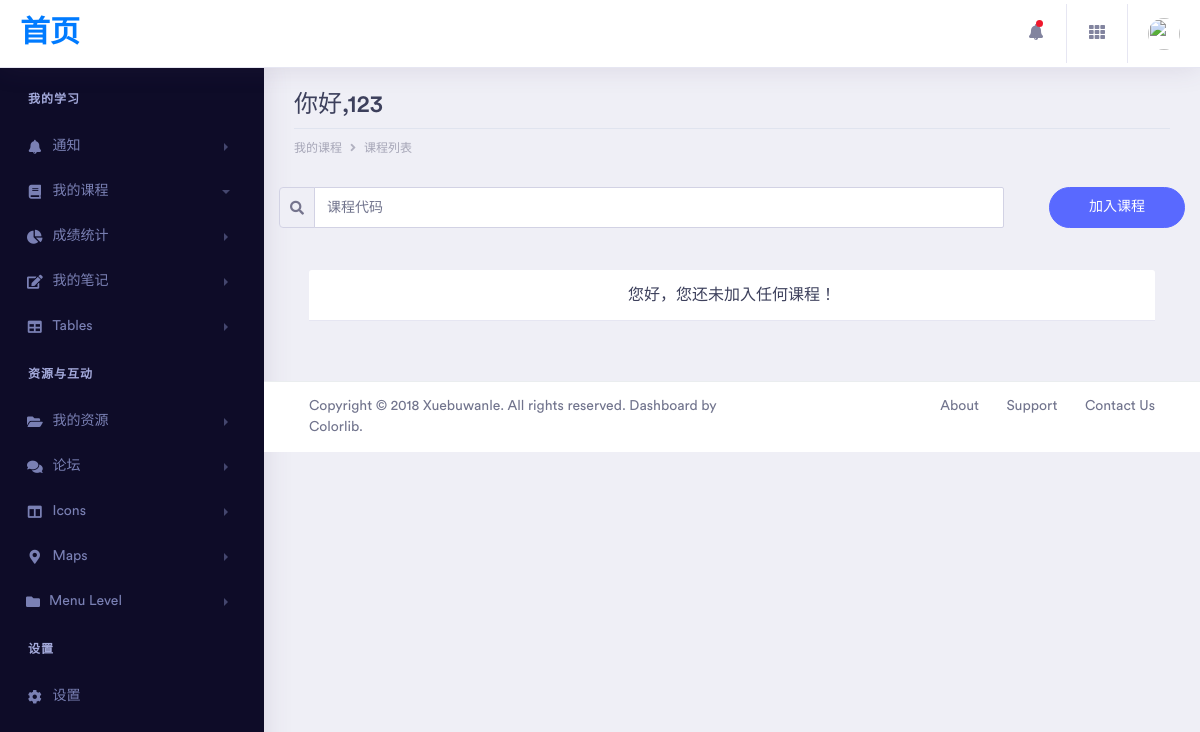
The app's page /studentClass/ (signed in), older data.
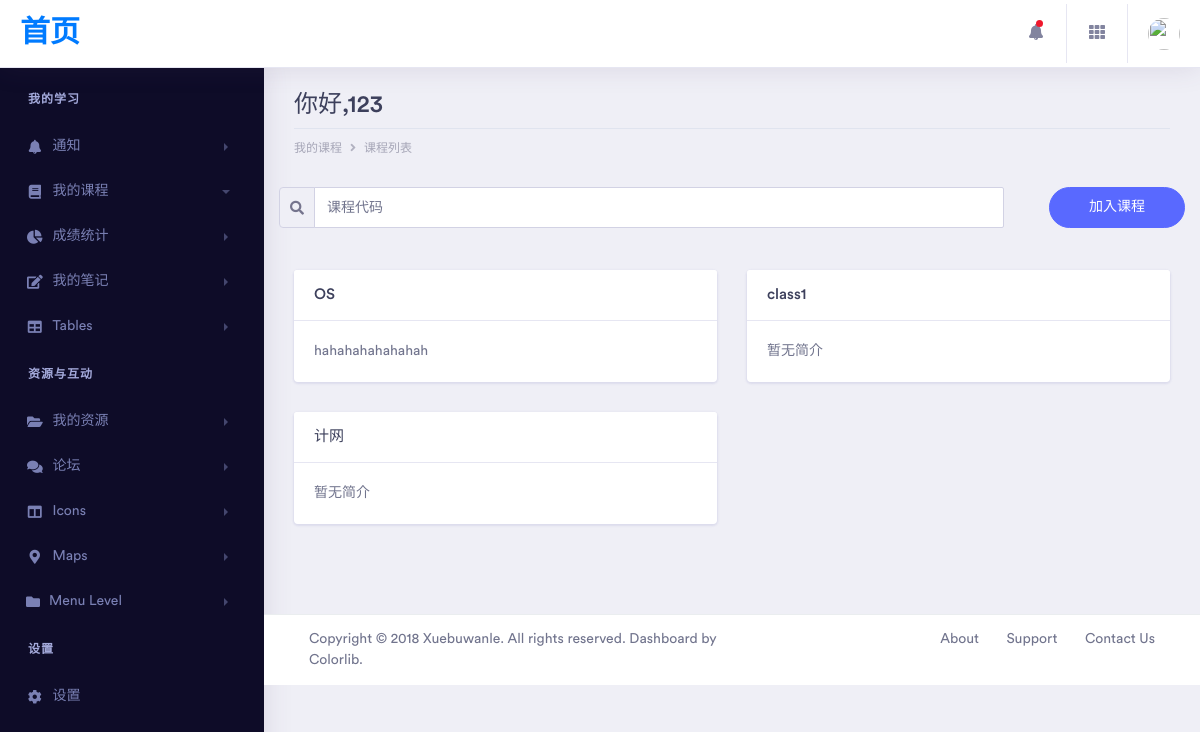
The same page, newer data.
### db/models.py (models this page shows)
class Class(models.Model):
    class_name = models.CharField(max_length=200)
    create_date = models.DateTimeField(auto_now=True)
    info = models.TextField()
    teachers = models.ManyToManyField(
        Teacher,
        through='TeachMembership',
        through_fields=('class_id', 'teacher')
    )
    tas = models.ManyToManyField(
        TA,
        through='TAMembership',
        through_fields=('class_id', 'ta')
    )
    students = models.ManyToManyField(
        Student,
        through='StudentMembership',
        through_fields=('class_id', 'student')
    )

### studentClass/views.py (the view)
# urls.py: path(r'', allClass),
@login_required
def allClass(request):
    usr = request.user.username
    s = Student.objects.get(id__username=usr)
    class_list = StudentMembership.objects.filter(student=s)
    length = len(class_list)
    tmplist = []
    for cl in class_list:
        tmplist.append({
            'class_id': cl.class_id.id,
            'class_name': cl.class_id.class_name,
            'class_info': (cl.class_id.info if len(cl.class_id.info) else "暂无简介")[:100]
        })
    global signal
    temp = signal
    signal = 0
    return render(request, "student/studentClass.html", {
        'class_list': tmplist,
        'username': usr,
        'len': length,
        'signal': temp,
    })

### templates/student/studentClass.html (shortened to what this page needs)
{% extends "common.html" %}
{% block kk %}
    {% load static %}
    <div class="row">
        <div class="col-xl-12 col-lg-12 col-md-12 col-sm-12 col-12">
            <div class="page-header">
                <h2 class="pageheader-title">你好,{{ username }}</h2>
                <div class="page-breadcrumb">
                    <nav aria-label="breadcrumb">
                        <ol class="breadcrumb">
                            <li class="breadcrumb-item"><a href="#" class="breadcrumb-link">我的课程</a></li>
                            <li class="breadcrumb-item"><a href="#" class="breadcrumb-link">课程列表</a></li>
                        </ol>
                    </nav>
                </div>
            </div>
        </div>
    </div>
    <form  action="/studentClass/addClass/" method="post">
        <div class="row" style="text-align: center">
            <div class="input-group input-group-round" style="width: 80%; margin-right: 5%">
                <div class="input-group-prepend">
                    <span class="input-group-text">
                        <i class="fas fa-search"></i>
                    </span>
                </div>
                <input type="text" name="class_id" class="form-control filter-list-input" placeholder="课程代码" aria-label="">
            </div>
            <input type="submit" class="btn btn-rounded btn-primary" style="width: 15%" value="加入课程">
        </div>
    </form>
    <br>
    <br>
    {% ifequal 0 len %}
        <div style="text-align: center">
            <div class="text-body">
                <div class="col-xl-12 col-lg-12 col-md-12 col-sm-12 col-12">
                    <h4 class="card-header">
                        您好，您还未加入任何课程！
                    </h4>
                </div>
            </div>
        </div>
    {% endifequal %}
    {% for tmp in class_list %}
        {% if forloop.counter0|divisibleby:2 %}
            <div class="row">
                <div class="col-xl-6 col-lg-6 col-md-6 col-sm-12 col-12">
                    <a href = "/studentClass/section/?class_id={{tmp.class_id}}">
                        <div class="card">
                            <h5 class="card-header">{{ tmp.class_name }}</h5>
                            <div class="card-body">
                                <div class="ct-chart-line ct-golden-section">{{ tmp.class_info }}</div>
                            </div>
                        </div>
                    </a>
                </div>
                {% else %}
                <div class="col-xl-6 col-lg-6 col-md-6 col-sm-12 col-12">
                    <a href = "/studentClass/section/?class_id={{tmp.class_id}}">
                        <div class="card">
                            <h5 class="card-header">{{ tmp.class_name }}</h5>
                            <div class="card-body">
                                <div class="ct-chart-line ct-golden-section">{{ tmp.class_info }}</div>
                            </div>
                        </div>
                    </a>
                </div>
            </div>
        {% endif %}
    {% endfor %}
    {% if not class_list|length|divisibleby:2 %}
        </div>
    {% endif %}
    </div>
{% endblock %}

### templates/common.html (shortened to what this page needs)
<!doctype html>
<html lang="en">
<head>
    {% load static %}
    <link rel="stylesheet" href="{% static "assets/vendor/bootstrap/css/bootstrap.min.css" %}">
    <link href="{% static "assets/vendor/fonts/circular-std/style.css" %}" rel="stylesheet">
    <link rel="stylesheet" href="{% static "assets/libs/css/style.css" %}">
    <link rel="stylesheet" href="{% static "assets/vendor/fonts/fontawesome/css/fontawesome-all.css" %}">
</head>
<body>
<div class="dashboard-main-wrapper">
    <div class="dashboard-header">
        <nav class="navbar navbar-expand-lg bg-white fixed-top">
            <a class="navbar-brand" href="../studentMain">首页</a>
            <div class="collapse navbar-collapse " id="navbarSupportedContent">
                <ul class="navbar-nav ml-auto navbar-right-top">
                    <li class="nav-item dropdown notification">
                        <a class="nav-link nav-icons" href="#" id="navbarDropdownMenuLink1" data-toggle="dropdown" aria-haspopup="true" aria-expanded="false"><i class="fas fa-fw fa-bell"></i> <span class="indicator"></span></a>
                    </li>
                    <li class="nav-item dropdown connection">
                        <a class="nav-link" href="#" id="navbarDropdown" role="button" data-toggle="dropdown" aria-haspopup="true" aria-expanded="false"> <i class="fas fa-fw fa-th"></i> </a>
                    </li>
                    <li class="nav-item dropdown nav-user">
                        <a class="nav-link nav-user-img" href="/templates/student/config.html" id="navbarDropdownMenuLink2" data-toggle="dropdown" aria-haspopup="true" aria-expanded="false"><img src="{% static "assets/images/students/3170105616.JPG" %}" alt="" class="user-avatar-md rounded-circle"></a>
                    </li>
                </ul>
            </div>
        </nav>
    </div>
    <div class="nav-left-sidebar sidebar-dark">
        <div class="menu-list">
            <nav class="navbar navbar-expand-lg navbar-light">
                <div class="collapse navbar-collapse" id="navbarNav">
                    <ul class="navbar-nav flex-column">
                        <li class="nav-divider">
                            我的学习
                        </li>
                        <li class="nav-item ">
                            <a class="nav-link" href="#" data-toggle="collapse" aria-expanded="false" data-target="#submenu-1" aria-controls="submenu-1"><i class="fa fa-fw fa-bell"></i>通知 <span class="badge badge-success">6</span></a>
                        </li>
                        <li class="nav-item">
                            <a class="nav-link" href="#" data-toggle="collapse" aria-expanded="true" data-target="#submenu-2" aria-controls="submenu-2"><i class="fa fa-fw fa-book"></i>我的课程</a>
                        </li>
                        <li class="nav-item">
                            <a class="nav-link" href="#" data-toggle="collapse" aria-expanded="false" data-target="#submenu-3" aria-controls="submenu-3"><i class="fas fa-fw fa-chart-pie"></i>成绩统计</a>
                        </li>
                        <li class="nav-item ">
                            <a class="nav-link" href="#" data-toggle="collapse" aria-expanded="false" data-target="#submenu-4" aria-controls="submenu-4"><i class="fas fa-fw fa-edit"></i>我的笔记</a>
                        </li>
                        <li class="nav-item">
                            <a class="nav-link" href="#" data-toggle="collapse" aria-expanded="false" data-target="#submenu-5" aria-controls="submenu-5"><i class="fas fa-fw fa-table"></i>Tables</a>
                        </li>
                        <li class="nav-divider">
                            资源与互动
                        </li>
                        <li class="nav-item">
                            <a class="nav-link" href="#" data-toggle="collapse" aria-expanded="false" data-target="#submenu-6" aria-controls="submenu-6"><i class="fas fa-fw fa-folder-open"></i>我的资源</a>
                        </li>
                        <li class="nav-item">
                            <a class="nav-link" href="#" data-toggle="collapse" aria-expanded="false" data-target="#submenu-7" aria-controls="submenu-7"><i class="fas fa-fw fa-comments"></i>论坛 <span class="badge badge-secondary">New</span></a>
                        </li>
                        <li class="nav-item">
                            <a class="nav-link" href="#" data-toggle="collapse" aria-expanded="false" data-target="#submenu-8" aria-controls="submenu-8"><i class="fas fa-fw fa-columns"></i>Icons</a>
                        </li>
                        <li class="nav-item">
                            <a class="nav-link" href="#" data-toggle="collapse" aria-expanded="false" data-target="#submenu-9" aria-controls="submenu-9"><i class="fas fa-fw fa-map-marker-alt"></i>Maps</a>
                        </li>
                        <li class="nav-item">
                            <a class="nav-link" href="#" data-toggle="collapse" aria-expanded="false" data-target="#submenu-10" aria-controls="submenu-10"><i class="fas fa-f fa-folder"></i>Menu Level</a>
                        </li>
                        <li class="nav-divider">
                            设置
                        </li>
                        <li class="nav-item ">
                            <a class="nav-link" href="#"><i class="fa fa-fw fa-cog"></i>设置</a>
                        </li>
                    </ul>
                </div>
            </nav>
        </div>
    </div>
    <div class="dashboard-wrapper">
        <div class="container-fluid dashboard-content">
            {% block kk %}
            {% endblock %}
            <div class="footer">
                <div class="container-fluid">
                    <div class="row">
                        <div class="col-xl-6 col-lg-6 col-md-12 col-sm-12 col-12">
                            Copyright © 2018 Xuebuwanle. All rights reserved. Dashboard by Colorlib.
                        </div>
                        <div class="col-xl-6 col-lg-6 col-md-12 col-sm-12 col-12">
                            <div class="text-md-right footer-links d-none d-sm-block">
                                <a href="javascript: void(0);">About</a>
                                <a href="javascript: void(0);">Support</a>
                                <a href="javascript: void(0);">Contact Us</a>
                            </div>
                        </div>
                    </div>
                </div>
            </div>
        </div>
    </div>
</body>
</html>

Row changes from the older to the newer data that the page shows:
now on this page (row edited): Class: class_name "OS", class_info "hahahahahahahah"
now on this page (row edited): Class: class_name "class1"
added Class: class_name "计网"
Text that changed along with them:
new list line: "暂无简介"
text no longer shown: "您好，您还未加入任何课程！"
